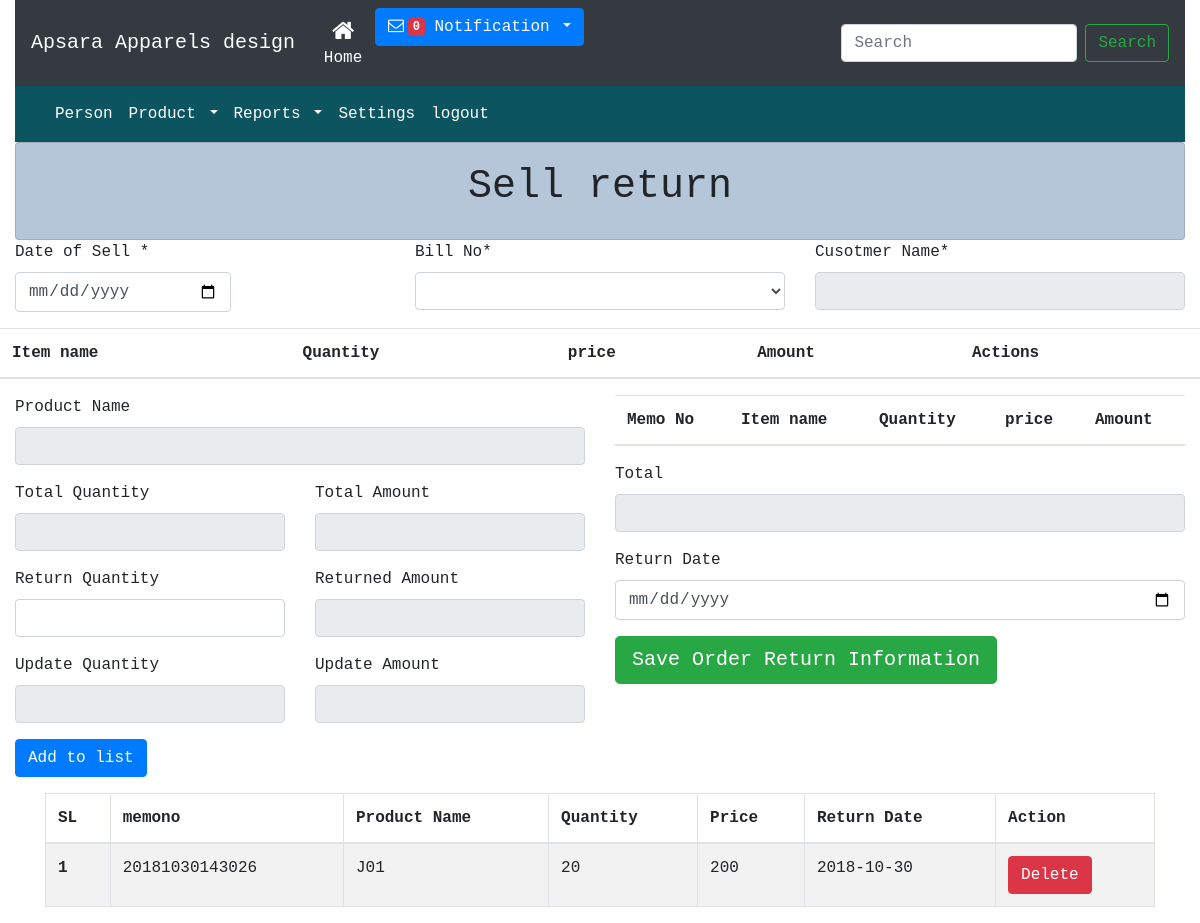
The page /sell_return.php on the database its author committed.
### tables this page shows
CREATE TABLE `sell_return` (
  `sr_id` int(11) NOT NULL,
  `memono` varchar(200) NOT NULL,
  `customerid` varchar(200) NOT NULL,
  `productid` varchar(200) NOT NULL,
  `quntity` varchar(200) NOT NULL,
  `price` varchar(200) NOT NULL,
  `discount` int(200) DEFAULT '0',
  `return_date` varchar(200) NOT NULL,
  `token` varchar(200) NOT NULL DEFAULT 'sr'
);

### php/config.php (called while the page is built, shortened)
<?php
class Connection extends PDO
{
	public static $instance=null;
	public static function getInstance()
	{
		try {
			if (!self::$instance) {
				self::$instance  = new Connection();
	self::$instance->setAttribute(PDO::ATTR_ERRMODE, PDO::ERRMODE_EXCEPTION);
		    }
		} catch (PDOException $e ) {
			echo $sql . "<br>" . $e->getMessage();
		}
		return self::$instance;
	}
}
?>

### php/dboperation.php (called while the page is built, shortened)
<?php
include("config.php");
class Db
{
	  private $con = null;
	 function __construct()
	{
		$this->con = Connection::getInstance();
	}
	public function joinQuery($sql){
		try {
		$qry = $this->con->prepare($sql);
		$qry->execute();
		} catch (PDOException $e ) {
			echo $sql . "<br>" . $e->getMessage();
		}
		return $qry;
	}
}
?>

### sell_return.php (the view, shortened to what this page needs)
<?php include 'files/header.php'; ?>
<?php include 'files/menu.php'; ?>
 <div class="container-fluid">
 <div class="row">
       <div class="col">
         <div class="bg-light card card-body" style=" background: #b4c6d8 !important">
          <h1 style="text-align: center;">Sell return</h1>
         </div>
       </div>
     </div>
<div class="row">
   <div class="col">
            <form class="form-horizontal form-label-left" method="post" name="allotherinfo" id="allotherinfo">
               <div class="row">
                  <div class="col-md-4">
                     <div class="form-group">
                        <label for="name">Date of Sell <span class="required">*</span>
                        </label>
                        <input type="date" id="dapurchase" name="dapurchase" class="form-control col-md-7 col-xs-12" onchange="changedatitem()">
                     </div>
                  </div>
                  <div class="col-md-4">
                     <div class="form-group">
                        <label for="name">Bill No<span class="required">*</span>
                        </label>
                        <select class="form-control" name="memos" id="memos" onchange="getdetailsproduct()">
                        </select>
                     </div>
                  </div>
                  <div class="col-md-4">
                     <div class="form-group">
                        <label for="name">Cusotmer Name<span class="required">*</span>
                        </label>
                        <input type="text" id="customername" name="customername" readonly class="form-control">
                     </div>
                  </div>
               </div>
               <div class="row">
                  <table class="table">
                     <thead>
                        <tr>
                           <th>Item name</th>
                           <th>Quantity</th>
                           <th>price</th>
                           <th>Amount</th>
                           <th>Actions</th>
                        </tr>
                     </thead>
                  </table>
               </div>
               <div class="row">
                  <div class="col-md-6">
            <form class="form">
            <div class="form-group">
            <label for="">Product Name</label>
            <input type="text" class="form-control" id="productn" readonly>
            </div>
            <div class="row">
              <div class="col">
                <div class="form-group">
            <label for="">Total Quantity</label>
            <input type="text" class="form-control" id="totalquantity" readonly>
            </div>
              </div>
              <div class="col">
                <div class="form-group">
            <label for="">Total Amount</label>
            <input type="text" class="form-control" id="Totalamount" readonly>
            </div>
              </div>
            </div>
            <div class="row">
              <div class="col">
                <div class="form-group">
            <label for="">Return Quantity</label>
            <input type="text" class="form-control" id="productq" onblur="updatetherate()">
            </div>
              </div>
              <div class="col">
                <div class="form-group">
            <label for="">Returned Amount</label>
            <input type="text" class="form-control" id="returnedamount" readonly>
            </div>
              </div>
            </div>
             <div class="row">
              <div class="col">
                <div class="form-group">
            <label for="">Update Quantity</label>
            <input type="text" class="form-control" id="updatequantity" readonly>
            </div>
              </div>
              <div class="col">
                <div class="form-group">
            <label for="">Update Amount</label>
            <input type="text" class="form-control" id="updateamount" readonly>
            </div>
              </div>
            </div>
            <div class="form-group">
              <button type="button" class="btn btn-primary" onclick="addtolists()" >Add to list</button>
            </div>
            </form>
            </div>
            <div class="col-md-6">
            <table class="table">
            <thead>
            <tr>
            <th>Memo No</th>
            <th>Item name</th>
            <th>Quantity</th>
            <th>price</th>
            <th>Amount</th>
            </tr>
            </thead>
            </table>
            <form action="" class="form">
              <div class="form-group">
                <label for="">Total</label>
                <input type="text" class="form-control" id="tot" readonly>
              </div>
              <div class="form-group">
                <label for="">Return Date</label>
                <input type="date" class="form-control" id="returndate">
              </div>
              <div class="form-group">
                <button type="button" class="btn btn-success btn-lg" onclick="savereturninfo()" >Save Order Return Information</button>
              </div>
            </form>
            </div>
            </div>
         </div>
      </div>
   </div>
   <div class="container">
     <div class="row">
       <div class="col">
          <?php
            $sql =  "SELECT * FROM `sell_return`";
            $i =0;
            $data = $db->joinQuery($sql)->fetchAll();
            ?>
         <table class="table table-condensed table-bordered table-hover table-striped" id="myTable" >
            <thead>
               <tr>
                  <th>SL</th>
                  <th>memono</th>
                  <th>Product Name</th>
                  <th>Quantity</th>
                  <th>Price</th>
                  <th>Return Date</th>
                  <th>Action</th>
               </tr>
            </thead>
            <tbody>
               <?php
                  foreach ($data as $val) {  $i++; ?>
               <tr>
                  <th scope="row"><?=$i?></th>
                  <td><?=$val['memono']?></td>
                  <td><?=$val['productid']?></td>
                  <td><?=$val['quntity']?></td>
                  <td><?=$val['price']?></td>
                  <td><?=$val['return_date']?></td>
                  <td><a class="btn btn-danger" href="sell_return.php?del-id=<?=$val['memono']?>" onclick="return confirm('Are you sure?')">Delete</a></td>
               </tr>
               <?php   }
                  ?>
            </tbody>
         </table>
       </div>
     </div>
   </div>
<?php include 'files/footer.php'; ?>

### assets/css/style.css (style rules this page uses)
* { font-family: "Lucida Console", Monaco, monospace; }

### rows shown on the page
sell_return: memono "20181030143026", productid "J01", quntity "20", price "200", return_date "2018-10-30"
